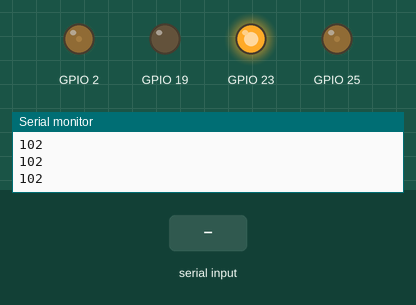
Bench run of a sketch on a simulated ESP32. Shown: output pins drawn as LEDs (lit = HIGH), the last lines printed to the serial monitor. The inputs (shaded band) are chosen by the test bench.

Above: at 1.2 s.
1.3 s: "90,45\n" received over Serial
At 1.7 s:
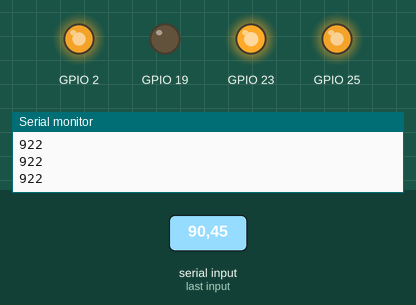
2.8 s: "5\n" received over Serial
At 4.0 s:
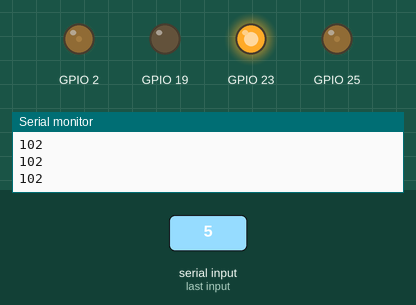
4.3 s: "30,150\n" received over Serial
At 5.4 s:
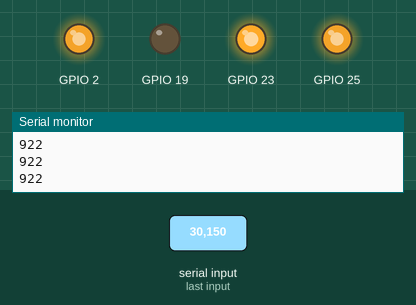
Timing chart, 0 to 7.3 s (numbered marks = the images above; inputs shaded):
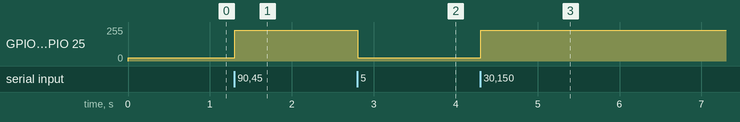

The sketch:

Current_Write.ino
```cpp
// setting PWM properties
const int freq = 5000;
const int ledChannel = 0;
const int resolution = 10;

int number = 102;
String inString = "";

void setup() {
  Serial.begin(115200);
  while (!Serial) {
    delay(100);
  }

  pinMode(23, OUTPUT);
  pinMode(19, OUTPUT);
  digitalWrite(23, HIGH);
//  digitalWrite(19, HIGH);

  // configure LED PWM functionalitites
  ledcSetup(ledChannel, freq, resolution);

  // attach the channel to the GPIO to be controlled
  ledcAttachPin(25, ledChannel);
  ledcAttachPin(2, ledChannel);
}

void loop() {
  while (Serial.available() > 0) {
    int inChar = Serial.read();

    if (isDigit(inChar)) {
      inString += (char)inChar;
    }

    if (inChar == '\n') {
      int temp = inString.toInt();

      if ((temp >= 102) && (temp <= 922)) {
        number = inString.toInt();
      }
      else if (temp > 922) {
        number = 922;
      }
      else if (temp < 102) {
        number = 102;
      }
      inString = "";
    }
  }
  Serial.println(number);
  ledcWrite(ledChannel, number);
  delay(100);
}
```

Measured:
- after the input at 1.3 s, GPIO 2, GPIO 25: 25/255 → 230/255 at once
- after the input at 2.8 s, GPIO 2, GPIO 25: 230/255 → 25/255 at once
- after the input at 4.3 s, GPIO 2, GPIO 25: 25/255 → 230/255 at once
